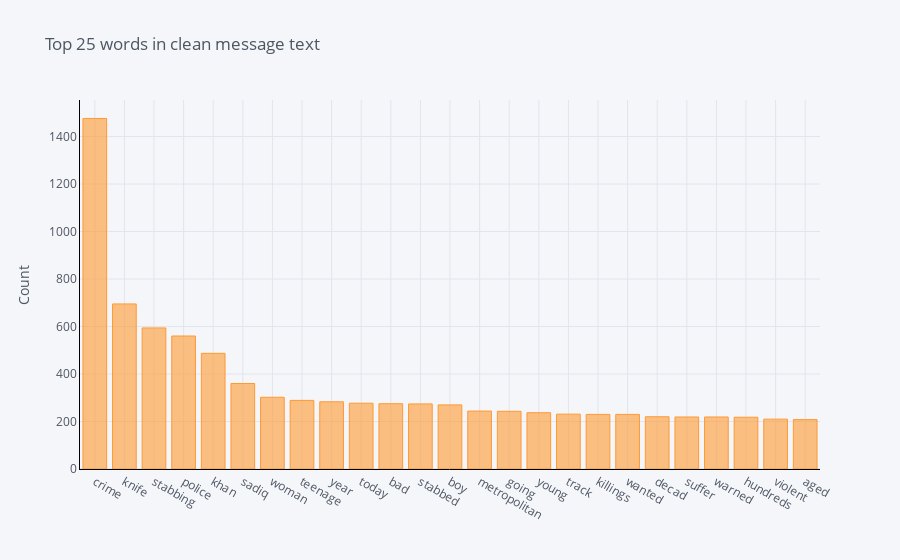
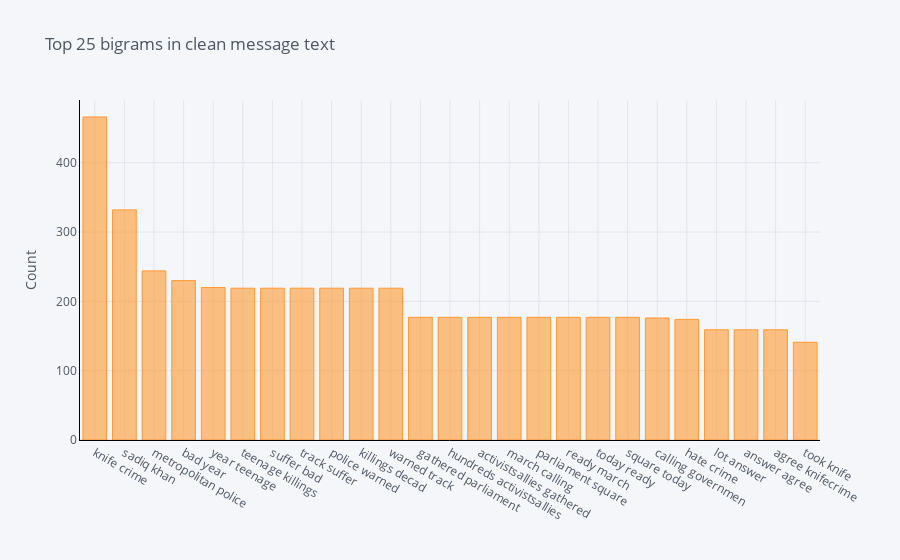
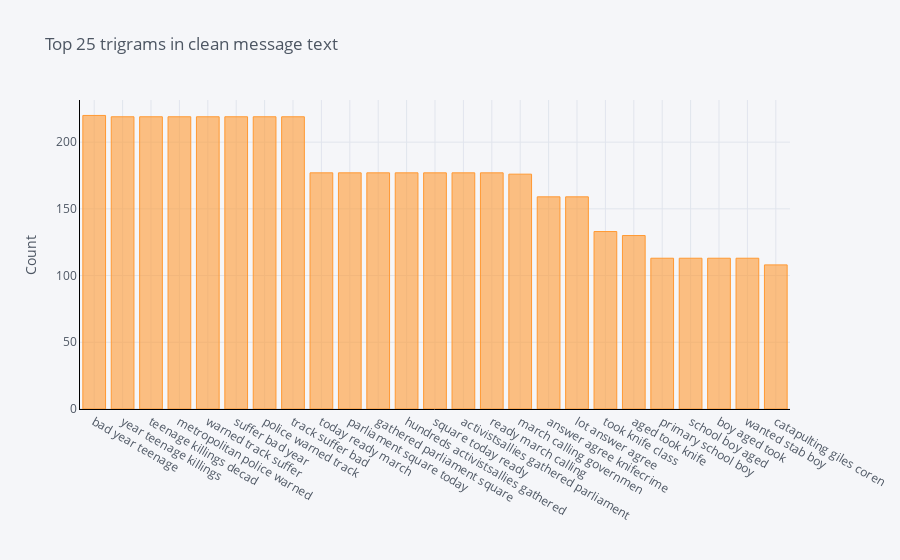

Notebook cell for these charts, in order:
### Code cell
print("Number of all words = " + str(len(unique_all))) # we have 462922 unique words
print("Number of hash_tags = " + str(len(unique_hashtag))) 

plot_ngrams(all_tweet_cleaned, 'Clean_MessageText')

### Figure 1 — Plotly figure (JSON) as saved in the notebook; plotly's stock layout.template omitted (floating-point values rounded to 4 significant figures)
{"data": [{"marker": {"color": "rgba(255, 153, 51, 0.6)", "line": {"color": "rgba(255, 153, 51, 1.0)", "width": 1}}, "name": "count", "orientation": "v", "text": "", "type": "bar", "x": ["crime", "knife", "stabbing", "police", "khan", "sadiq", "woman", "teenage", "year", "today", "bad", "stabbed", "boy", "metropolitan", "going", "young", "track", "killings", "wanted", "decad", "suffer", "warned", "hundreds", "violent", "aged"], "y": [1476, 695, 594, 560, 487, 360, 302, 289, 283, 277, 275, 274, 270, 244, 243, 237, 231, 230, 230, 220, 219, 219, 218, 210, 208]}], "layout": {"legend": {"bgcolor": "#F5F6F9", "font": {"color": "#4D5663"}}, "paper_bgcolor": "#F5F6F9", "plot_bgcolor": "#F5F6F9", "title": {"font": {"color": "#4D5663"}, "text": "Top 25 words in clean message text"}, "xaxis": {"gridcolor": "#E1E5ED", "linecolor": "black", "showgrid": true, "tickfont": {"color": "#4D5663"}, "title": {"font": {"color": "#4D5663"}, "text": ""}, "zerolinecolor": "#E1E5ED"}, "yaxis": {"gridcolor": "#E1E5ED", "linecolor": "black", "showgrid": true, "tickfont": {"color": "#4D5663"}, "title": {"font": {"color": "#4D5663"}, "text": "Count"}, "zerolinecolor": "#E1E5ED"}}}

### Figure 2 — Plotly figure (JSON) as saved in the notebook; plotly's stock layout.template omitted (floating-point values rounded to 4 significant figures)
{"data": [{"marker": {"color": "rgba(255, 153, 51, 0.6)", "line": {"color": "rgba(255, 153, 51, 1.0)", "width": 1}}, "name": "count", "orientation": "v", "text": "", "type": "bar", "x": ["knife crime", "sadiq khan", "metropolitan police", "bad year", "year teenage", "teenage killings", "suffer bad", "track suffer", "police warned", "killings decad", "warned track", "gathered parliament", "hundreds activistsallies", "activistsallies gathered", "march calling", "parliament square", "ready march", "today ready", "square today", "calling governmen", "hate crime", "lot answer", "answer agree", "agree knifecrime", "took knife"], "y": [466, 332, 244, 230, 220, 219, 219, 219, 219, 219, 219, 177, 177, 177, 177, 177, 177, 177, 177, 176, 174, 159, 159, 159, 141]}], "layout": {"legend": {"bgcolor": "#F5F6F9", "font": {"color": "#4D5663"}}, "paper_bgcolor": "#F5F6F9", "plot_bgcolor": "#F5F6F9", "title": {"font": {"color": "#4D5663"}, "text": "Top 25 bigrams in clean message text"}, "xaxis": {"gridcolor": "#E1E5ED", "linecolor": "black", "showgrid": true, "tickfont": {"color": "#4D5663"}, "title": {"font": {"color": "#4D5663"}, "text": ""}, "zerolinecolor": "#E1E5ED"}, "yaxis": {"gridcolor": "#E1E5ED", "linecolor": "black", "showgrid": true, "tickfont": {"color": "#4D5663"}, "title": {"font": {"color": "#4D5663"}, "text": "Count"}, "zerolinecolor": "#E1E5ED"}}}

### Figure 3 — Plotly figure (JSON) as saved in the notebook; plotly's stock layout.template omitted (floating-point values rounded to 4 significant figures)
{"data": [{"marker": {"color": "rgba(255, 153, 51, 0.6)", "line": {"color": "rgba(255, 153, 51, 1.0)", "width": 1}}, "name": "count", "orientation": "v", "text": "", "type": "bar", "x": ["bad year teenage", "year teenage killings", "teenage killings decad", "metropolitan police warned", "warned track suffer", "suffer bad year", "police warned track", "track suffer bad", "today ready march", "parliament square today", "gathered parliament square", "hundreds activistsallies gathered", "square today ready", "activistsallies gathered parliament", "ready march calling", "march calling governmen", "answer agree knifecrime", "lot answer agree", "took knife class", "aged took knife", "primary school boy", "school boy aged", "boy aged took", "wanted stab boy", "catapulting giles coren"], "y": [220, 219, 219, 219, 219, 219, 219, 219, 177, 177, 177, 177, 177, 177, 177, 176, 159, 159, 133, 130, 113, 113, 113, 113, 108]}], "layout": {"legend": {"bgcolor": "#F5F6F9", "font": {"color": "#4D5663"}}, "paper_bgcolor": "#F5F6F9", "plot_bgcolor": "#F5F6F9", "title": {"font": {"color": "#4D5663"}, "text": "Top 25 trigrams in clean message text"}, "xaxis": {"gridcolor": "#E1E5ED", "linecolor": "black", "showgrid": true, "tickfont": {"color": "#4D5663"}, "title": {"font": {"color": "#4D5663"}, "text": ""}, "zerolinecolor": "#E1E5ED"}, "yaxis": {"gridcolor": "#E1E5ED", "linecolor": "black", "showgrid": true, "tickfont": {"color": "#4D5663"}, "title": {"font": {"color": "#4D5663"}, "text": "Count"}, "zerolinecolor": "#E1E5ED"}}}
